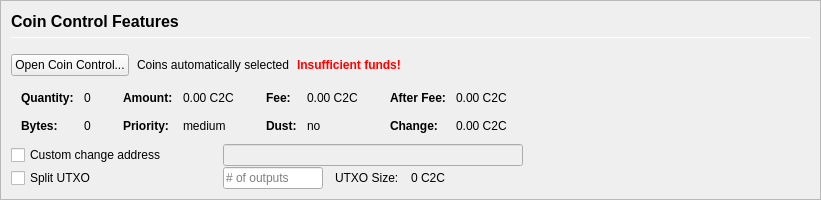
         <widget class="QFrame" name="frameCoinControl">
          <property name="sizePolicy">
           <sizepolicy hsizetype="Expanding" vsizetype="Expanding">
            <horstretch>0</horstretch>
            <verstretch>0</verstretch>
           </sizepolicy>
          </property>
          <property name="maximumSize">
           <size>
            <width>16777215</width>
            <height>16777215</height>
           </size>
          </property>
          <property name="frameShape">
           <enum>QFrame::StyledPanel</enum>
          </property>
          <property name="frameShadow">
           <enum>QFrame::Sunken</enum>
          </property>
          <layout class="QVBoxLayout" name="verticalLayoutCoinControl2">
           <property name="spacing">
            <number>0</number>
           </property>
           <property name="leftMargin">
            <number>0</number>
           </property>
           <property name="topMargin">
            <number>0</number>
           </property>
           <property name="rightMargin">
            <number>0</number>
           </property>
           <property name="bottomMargin">
            <number>0</number>
           </property>
           <item>
            <widget class="QFrame" name="frameCoinControl_BG">
             <layout class="QVBoxLayout" name="verticalLayoutCoinControl" stretch="0,0,0,0,0,0">
              <property name="spacing">
               <number>1</number>
              </property>
              <property name="leftMargin">
               <number>10</number>
              </property>
              <property name="topMargin">
               <number>10</number>
              </property>
              <item>
               <layout class="QHBoxLayout" name="horizontalLayoutCoinControl1">
                <property name="bottomMargin">
                 <number>15</number>
                </property>
                <item>
                 <layout class="QVBoxLayout" name="verticalLayout_3">
                  <property name="spacing">
                   <number>6</number>
                  </property>
                  <item>
                   <widget class="QLabel" name="labelCoinControlFeatures">
                    <property name="sizePolicy">
                     <sizepolicy hsizetype="Preferred" vsizetype="Maximum">
                      <horstretch>0</horstretch>
                      <verstretch>0</verstretch>
                     </sizepolicy>
                    </property>
                    <property name="minimumSize">
                     <size>
                      <width>0</width>
                      <height>20</height>
                     </size>
                    </property>
                    <property name="font">
                     <font>
                      <pointsize>12</pointsize>
                      <weight>75</weight>
                      <bold>true</bold>
                     </font>
                    </property>
                    <property name="styleSheet">
                     <string notr="true">font-weight:bold;</string>
                    </property>
                    <property name="text">
                     <string>Coin Control Features</string>
                    </property>
                   </widget>
                  </item>
                  <item>
                   <widget class="Line" name="line">
                    <property name="minimumSize">
                     <size>
                      <width>0</width>
                      <height>1</height>
                     </size>
                    </property>
                    <property name="maximumSize">
                     <size>
                      <width>16777215</width>
                      <height>1</height>
                     </size>
                    </property>
                    <property name="orientation">
                     <enum>Qt::Horizontal</enum>
                    </property>
                   </widget>
                  </item>
                 </layout>
                </item>
               </layout>
              </item>
              <item>
               <layout class="QHBoxLayout" name="horizontalLayoutCoinControl2" stretch="0,0,0,0">
                <property name="spacing">
                 <number>8</number>
                </property>
                <property name="bottomMargin">
                 <number>10</number>
                </property>
                <item>
                 <widget class="QPushButton" name="pushButtonCoinControl">
                  <property name="styleSheet">
                   <string notr="true"/>
                  </property>
                  <property name="text">
                   <string>Open Coin Control...</string>
                  </property>
                  <property name="autoDefault">
                   <bool>false</bool>
                  </property>
                 </widget>
                </item>
                <item>
                 <widget class="QLabel" name="labelCoinControlAutomaticallySelected">
                  <property name="text">
                   <string>Coins automatically selected</string>
                  </property>
                  <property name="margin">
                   <number>5</number>
                  </property>
                 </widget>
                </item>
                <item>
                 <widget class="QLabel" name="labelCoinControlInsuffFunds">
                  <property name="font">
                   <font>
                    <weight>75</weight>
                    <bold>true</bold>
                   </font>
                  </property>
                  <property name="styleSheet">
                   <string notr="true">color:red;font-weight:bold;</string>
                  </property>
                  <property name="text">
                   <string>Insufficient funds!</string>
                  </property>
                  <property name="margin">
                   <number>5</number>
                  </property>
                 </widget>
                </item>
                <item>
                 <spacer name="horizontalSpacerCoinControl">
                  <property name="orientation">
                   <enum>Qt::Horizontal</enum>
                  </property>
                  <property name="sizeHint" stdset="0">
                   <size>
                    <width>40</width>
                    <height>1</height>
                   </size>
                  </property>
                 </spacer>
                </item>
               </layout>
              </item>
              <item>
               <widget class="QWidget" name="widgetCoinControl" native="true">
                <property name="sizePolicy">
                 <sizepolicy hsizetype="Preferred" vsizetype="Preferred">
                  <horstretch>0</horstretch>
                  <verstretch>0</verstretch>
                 </sizepolicy>
                </property>
                <property name="minimumSize">
                 <size>
                  <width>0</width>
                  <height>0</height>
                 </size>
                </property>
                <property name="styleSheet">
                 <string notr="true"/>
                </property>
                <layout class="QHBoxLayout" name="horizontalLayoutCoinControl5">
                 <property name="leftMargin">
                  <number>0</number>
                 </property>
                 <property name="topMargin">
                  <number>0</number>
                 </property>
                 <property name="rightMargin">
                  <number>0</number>
                 </property>
                 <property name="bottomMargin">
                  <number>0</number>
                 </property>
                 <item>
                  <layout class="QHBoxLayout" name="horizontalLayoutCoinControl3" stretch="0,0,0,1">
                   <property name="spacing">
                    <number>20</number>
                   </property>
                   <property name="topMargin">
                    <number>0</number>
                   </property>
                   <property name="bottomMargin">
                    <number>10</number>
                   </property>
                   <item>
                    <layout class="QFormLayout" name="formLayoutCoinControl1">
                     <property name="horizontalSpacing">
                      <number>10</number>
                     </property>
                     <property name="verticalSpacing">
                      <number>14</number>
                     </property>
                     <property name="leftMargin">
                      <number>10</number>
                     </property>
                     <property name="topMargin">
                      <number>4</number>
                     </property>
                     <property name="rightMargin">
                      <number>6</number>
                     </property>
                     <item row="0" column="0">
                      <widget class="QLabel" name="labelCoinControlQuantityText">
                       <property name="font">
                        <font>
                         <weight>75</weight>
                         <bold>true</bold>
                        </font>
                       </property>
                       <property name="text">
                        <string>Quantity:</string>
                       </property>
                       <property name="margin">
                        <number>0</number>
                       </property>
                      </widget>
                     </item>
                     <item row="0" column="1">
                      <widget class="QLabel" name="labelCoinControlQuantity">
                       <property name="cursor">
                        <cursorShape>IBeamCursor</cursorShape>
                       </property>
                       <property name="contextMenuPolicy">
                        <enum>Qt::ActionsContextMenu</enum>
                       </property>
                       <property name="text">
                        <string notr="true">0</string>
                       </property>
                       <property name="margin">
                        <number>0</number>
                       </property>
                       <property name="textInteractionFlags">
                        <set>Qt::LinksAccessibleByMouse|Qt::TextSelectableByKeyboard|Qt::TextSelectableByMouse</set>
                       </property>
                      </widget>
                     </item>
                     <item row="1" column="0">
                      <widget class="QLabel" name="labelCoinControlBytesText">
                       <property name="font">
                        <font>
                         <weight>75</weight>
                         <bold>true</bold>
                        </font>
                       </property>
                       <property name="text">
                        <string>Bytes:</string>
                       </property>
                      </widget>
                     </item>
                     <item row="1" column="1">
                      <widget class="QLabel" name="labelCoinControlBytes">
                       <property name="cursor">
                        <cursorShape>IBeamCursor</cursorShape>
                       </property>
                       <property name="contextMenuPolicy">
                        <enum>Qt::ActionsContextMenu</enum>
                       </property>
                       <property name="text">
                        <string notr="true">0</string>
                       </property>
                       <property name="textInteractionFlags">
                        <set>Qt::LinksAccessibleByMouse|Qt::TextSelectableByKeyboard|Qt::TextSelectableByMouse</set>
                       </property>
                      </widget>
                     </item>
                    </layout>
                   </item>
                   <item>
                    <layout class="QFormLayout" name="formLayoutCoinControl2">
                     <property name="horizontalSpacing">
                      <number>10</number>
                     </property>
                     <property name="verticalSpacing">
                      <number>14</number>
                     </property>
                     <property name="leftMargin">
                      <number>6</number>
                     </property>
                     <property name="topMargin">
                      <number>4</number>
                     </property>
                     <property name="rightMargin">
                      <number>6</number>
                     </property>
                     <item row="0" column="0">
                      <widget class="QLabel" name="labelCoinControlAmountText">
                       <property name="font">
                        <font>
                         <weight>75</weight>
                         <bold>true</bold>
                        </font>
                       </property>
                       <property name="text">
                        <string>Amount:</string>
                       </property>
                       <property name="margin">
                        <number>0</number>
                       </property>
                      </widget>
                     </item>
                     <item row="0" column="1">
                      <widget class="QLabel" name="labelCoinControlAmount">
                       <property name="cursor">
                        <cursorShape>IBeamCursor</cursorShape>
                       </property>
                       <property name="contextMenuPolicy">
                        <enum>Qt::ActionsContextMenu</enum>
                       </property>
                       <property name="text">
                        <string notr="true">0.00 C2C</string>
                       </property>
                       <property name="textInteractionFlags">
                        <set>Qt::LinksAccessibleByMouse|Qt::TextSelectableByKeyboard|Qt::TextSelectableByMouse</set>
                       </property>
                      </widget>
                     </item>
                     <item row="1" column="0">
                      <widget class="QLabel" name="labelCoinControlPriorityText">
                       <property name="font">
                        <font>
                         <weight>75</weight>
                         <bold>true</bold>
                        </font>
                       </property>
                       <property name="text">
                        <string>Priority:</string>
                       </property>
                      </widget>
                     </item>
                     <item row="1" column="1">
                      <widget class="QLabel" name="labelCoinControlPriority">
                       <property name="cursor">
                        <cursorShape>IBeamCursor</cursorShape>
                       </property>
                       <property name="contextMenuPolicy">
                        <enum>Qt::ActionsContextMenu</enum>
                       </property>
                       <property name="text">
                        <string>medium</string>
                       </property>
                       <property name="textInteractionFlags">
                        <set>Qt::LinksAccessibleByMouse|Qt::TextSelectableByKeyboard|Qt::TextSelectableByMouse</set>
                       </property>
                      </widget>
                     </item>
                    </layout>
                   </item>
                   <item>
                    <layout class="QFormLayout" name="formLayoutCoinControl3">
                     <property name="horizontalSpacing">
                      <number>10</number>
                     </property>
                     <property name="verticalSpacing">
                      <number>14</number>
                     </property>
                     <property name="leftMargin">
                      <number>6</number>
                     </property>
                     <property name="topMargin">
                      <number>4</number>
                     </property>
                     <property name="rightMargin">
                      <number>6</number>
                     </property>
                     <item row="0" column="0">
                      <widget class="QLabel" name="labelCoinControlFeeText">
                       <property name="font">
                        <font>
                         <weight>75</weight>
                         <bold>true</bold>
                        </font>
                       </property>
                       <property name="text">
                        <string>Fee:</string>
                       </property>
                       <property name="margin">
                        <number>0</number>
                       </property>
                      </widget>
                     </item>
                     <item row="0" column="1">
                      <widget class="QLabel" name="labelCoinControlFee">
                       <property name="cursor">
                        <cursorShape>IBeamCursor</cursorShape>
                       </property>
                       <property name="contextMenuPolicy">
                        <enum>Qt::ActionsContextMenu</enum>
                       </property>
                       <property name="text">
                        <string notr="true">0.00 C2C</string>
                       </property>
                       <property name="textInteractionFlags">
                        <set>Qt::LinksAccessibleByMouse|Qt::TextSelectableByKeyboard|Qt::TextSelectableByMouse</set>
                       </property>
                      </widget>
                     </item>
                     <item row="1" column="0">
                      <widget class="QLabel" name="labelCoinControlLowOutputText">
                       <property name="font">
                        <font>
                         <weight>75</weight>
                         <bold>true</bold>
                        </font>
                       </property>
                       <property name="text">
                        <string>Dust:</string>
                       </property>
                      </widget>
                     </item>
                     <item row="1" column="1">
                      <widget class="QLabel" name="labelCoinControlLowOutput">
                       <property name="cursor">
                        <cursorShape>IBeamCursor</cursorShape>
                       </property>
                       <property name="contextMenuPolicy">
                        <enum>Qt::ActionsContextMenu</enum>
                       </property>
                       <property name="text">
                        <string>no</string>
                       </property>
                       <property name="textInteractionFlags">
                        <set>Qt::LinksAccessibleByMouse|Qt::TextSelectableByKeyboard|Qt::TextSelectableByMouse</set>
                       </property>
                      </widget>
                     </item>
                    </layout>
                   </item>
                   <item>
                    <layout class="QFormLayout" name="formLayoutCoinControl4">
                     <property name="horizontalSpacing">
                      <number>10</number>
                     </property>
                     <property name="verticalSpacing">
                      <number>14</number>
                     </property>
                     <property name="leftMargin">
                      <number>6</number>
                     </property>
                     <property name="topMargin">
                      <number>4</number>
                     </property>
                     <property name="rightMargin">
                      <number>6</number>
                     </property>
                     <item row="0" column="0">
                      <widget class="QLabel" name="labelCoinControlAfterFeeText">
                       <property name="font">
                        <font>
                         <weight>75</weight>
                         <bold>true</bold>
                        </font>
                       </property>
                       <property name="text">
                        <string>After Fee:</string>
                       </property>
                       <property name="margin">
                        <number>0</number>
                       </property>
                      </widget>
                     </item>
                     <item row="0" column="1">
                      <widget class="QLabel" name="labelCoinControlAfterFee">
                       <property name="cursor">
                        <cursorShape>IBeamCursor</cursorShape>
                       </property>
                       <property name="contextMenuPolicy">
                        <enum>Qt::ActionsContextMenu</enum>
                       </property>
                       <property name="text">
                        <string notr="true">0.00 C2C</string>
                       </property>
                       <property name="textInteractionFlags">
                        <set>Qt::LinksAccessibleByMouse|Qt::TextSelectableByKeyboard|Qt::TextSelectableByMouse</set>
                       </property>
                      </widget>
                     </item>
                     <item row="1" column="0">
                      <widget class="QLabel" name="labelCoinControlChangeText">
                       <property name="font">
                        <font>
                         <weight>75</weight>
                         <bold>true</bold>
                        </font>
                       </property>
                       <property name="text">
                        <string>Change:</string>
                       </property>
                      </widget>
                     </item>
                     <item row="1" column="1">
                      <widget class="QLabel" name="labelCoinControlChange">
                       <property name="cursor">
                        <cursorShape>IBeamCursor</cursorShape>
                       </property>
                       <property name="contextMenuPolicy">
                        <enum>Qt::ActionsContextMenu</enum>
                       </property>
                       <property name="text">
                        <string notr="true">0.00 C2C</string>
                       </property>
                       <property name="textInteractionFlags">
                        <set>Qt::LinksAccessibleByMouse|Qt::TextSelectableByKeyboard|Qt::TextSelectableByMouse</set>
                       </property>
                      </widget>
                     </item>
                    </layout>
                   </item>
                  </layout>
                 </item>
                </layout>
               </widget>
              </item>
              <item>
               <layout class="QHBoxLayout" name="horizontalLayoutCoinControl4">
                <property name="spacing">
                 <number>12</number>
                </property>
                <property name="sizeConstraint">
                 <enum>QLayout::SetDefaultConstraint</enum>
                </property>
                <property name="topMargin">
                 <number>0</number>
                </property>
                <property name="rightMargin">
                 <number>0</number>
                </property>
                <item>
                 <widget class="QCheckBox" name="checkBoxCoinControlChange">
                  <property name="sizePolicy">
                   <sizepolicy hsizetype="Preferred" vsizetype="Preferred">
                    <horstretch>0</horstretch>
                    <verstretch>0</verstretch>
                   </sizepolicy>
                  </property>
                  <property name="minimumSize">
                   <size>
                    <width>200</width>
                    <height>0</height>
                   </size>
                  </property>
                  <property name="maximumSize">
                   <size>
                    <width>200</width>
                    <height>16777215</height>
                   </size>
                  </property>
                  <property name="toolTip">
                   <string>If this is activated, but the change address is empty or invalid, change will be sent to a newly generated address.</string>
                  </property>
                  <property name="text">
                   <string>Custom change address</string>
                  </property>
                 </widget>
                </item>
                <item>
                 <widget class="QValidatedLineEdit" name="lineEditCoinControlChange">
                  <property name="enabled">
                   <bool>false</bool>
                  </property>
                  <property name="sizePolicy">
                   <sizepolicy hsizetype="Preferred" vsizetype="Preferred">
                    <horstretch>0</horstretch>
                    <verstretch>0</verstretch>
                   </sizepolicy>
                  </property>
                  <property name="minimumSize">
                   <size>
                    <width>300</width>
                    <height>0</height>
                   </size>
                  </property>
                 </widget>
                </item>
                <item>
                 <widget class="QLabel" name="labelCoinControlChangeLabel">
                  <property name="sizePolicy">
                   <sizepolicy hsizetype="Preferred" vsizetype="Preferred">
                    <horstretch>0</horstretch>
                    <verstretch>0</verstretch>
                   </sizepolicy>
                  </property>
                  <property name="minimumSize">
                   <size>
                    <width>100</width>
                    <height>0</height>
                   </size>
                  </property>
                  <property name="text">
                   <string/>
                  </property>
                  <property name="margin">
                   <number>3</number>
                  </property>
                 </widget>
                </item>
               </layout>
              </item>
              <item>
               <layout class="QHBoxLayout" name="horizontalLayoutCoinControl6">
                <property name="spacing">
                 <number>12</number>
                </property>
                <property name="rightMargin">
                 <number>0</number>
                </property>
                <item>
                 <widget class="QCheckBox" name="splitBlockCheckBox">
                  <property name="sizePolicy">
                   <sizepolicy hsizetype="Preferred" vsizetype="Preferred">
                    <horstretch>0</horstretch>
                    <verstretch>0</verstretch>
                   </sizepolicy>
                  </property>
                  <property name="minimumSize">
                   <size>
                    <width>200</width>
                    <height>0</height>
                   </size>
                  </property>
                  <property name="maximumSize">
                   <size>
                    <width>200</width>
                    <height>16777215</height>
                   </size>
                  </property>
                  <property name="text">
                   <string>Split UTXO</string>
                  </property>
                 </widget>
                </item>
                <item>
                 <widget class="QLineEdit" name="splitBlockLineEdit">
                  <property name="sizePolicy">
                   <sizepolicy hsizetype="Preferred" vsizetype="Preferred">
                    <horstretch>50</horstretch>
                    <verstretch>0</verstretch>
                   </sizepolicy>
                  </property>
                  <property name="minimumSize">
                   <size>
                    <width>100</width>
                    <height>0</height>
                   </size>
                  </property>
                  <property name="maximumSize">
                   <size>
                    <width>100</width>
                    <height>16777215</height>
                   </size>
                  </property>
                  <property name="placeholderText">
                   <string># of outputs</string>
                  </property>
                 </widget>
                </item>
                <item>
                 <widget class="QLabel" name="labelBlockSizeText">
                  <property name="text">
                   <string>UTXO Size:</string>
                  </property>
                 </widget>
                </item>
                <item>
                 <widget class="QLabel" name="labelBlockSize">
                  <property name="text">
                   <string>0 C2C</string>
                  </property>
                 </widget>
                </item>
                <item>
                 <spacer name="horizontalSpacer_7">
                  <property name="orientation">
                   <enum>Qt::Horizontal</enum>
                  </property>
                  <property name="sizeHint" stdset="0">
                   <size>
                    <width>40</width>
                    <height>20</height>
                   </size>
                  </property>
                 </spacer>
                </item>
               </layout>
              </item>
              <item>
               <spacer name="verticalSpacerCoinControl">
                <property name="orientation">
                 <enum>Qt::Vertical</enum>
                </property>
                <property name="sizeHint" stdset="0">
                 <size>
                  <width>800</width>
                  <height>1</height>
                 </size>
                </property>
               </spacer>
              </item>
             </layout>
            </widget>
           </item>
          </layout>
         </widget>
